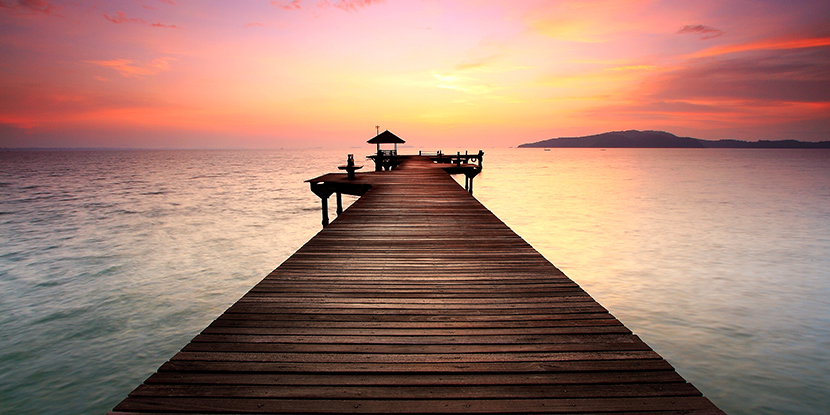
//> input picture exercise_03/ex_06/manzara.jpg, 830 x 415 px, given in place of the camera
$ ./capture   (built with g++ and OpenCV 4)
//> lines starting //> are read from the running program, lines starting //| are printed output that depends on the picture
/*
 *
 *  Example by Sam Siewert
 *
 *  Updated for OpenCV 3.1
 *
 */

#include <unistd.h>
#include <stdio.h>
#include <stdlib.h>
#include <iostream>

#include <opencv2/core/core.hpp>
#include <opencv2/highgui/highgui.hpp>
#include <opencv2/imgproc/imgproc.hpp>

using namespace cv;
using namespace std;

#define HRES 640
#define VRES 480


int main( int argc, char** argv )
{
    namedWindow("Capture Example", WINDOW_AUTOSIZE);

    int dev=0;
    VideoCapture capture(dev);
    Mat gray, canny_frame, cdst, frame;
    vector<Vec4i> lines;

    if(argc > 1)
    {
        sscanf(argv[1], "%d", &dev);
        printf("using %s\n", argv[1]);
    }
    else if(argc == 1)
        printf("using default\n");

    else
    {
        printf("usage: capture [dev]\n");
        exit(-1);
    }


    capture.set(CAP_PROP_FRAME_WIDTH, HRES);
    capture.set(CAP_PROP_FRAME_HEIGHT, VRES);

    while(1)
    {
	capture >> frame;
//> frame is the input picture: 415 rows x 830 cols, CV_8UC3; mean B, G, R 110.3, 124.7, 163.7

        Canny(frame, canny_frame, 50, 200, 3);
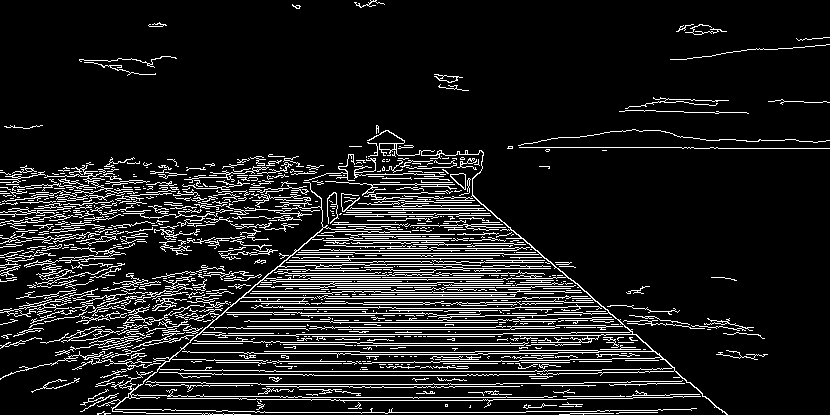
//> canny_frame: 415 rows x 830 cols, CV_8UC1; 11.4% white in thin lines or dots

        cvtColor(canny_frame, cdst, COLOR_GRAY2BGR);
//> cdst: 415 rows x 830 cols, CV_8UC3; 11.4% white in thin lines or dots
        cvtColor(frame, gray, COLOR_BGR2GRAY);
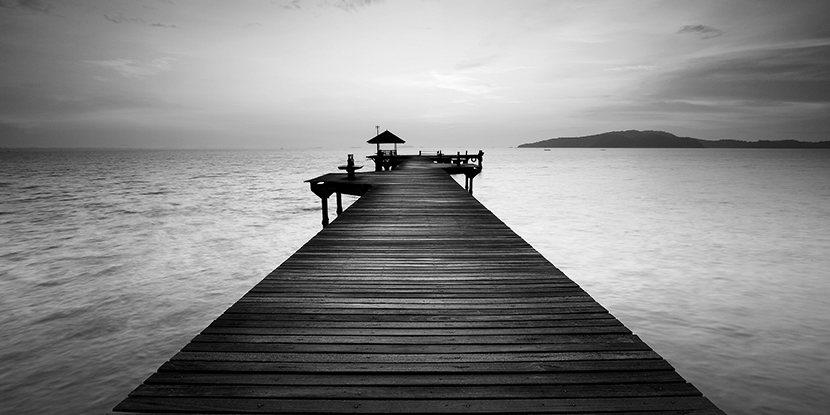
//> gray: 415 rows x 830 cols, CV_8UC1; min 0, max 255, mean 134.7

        HoughLinesP(canny_frame, lines, 1, CV_PI/180, 100, 50, 10);
//> lines = 213 lines (x1, y1, x2, y2), first 8: [296, 334, 502, 334], [285, 275, 535, 275], [93, 397, 159, 397], [304, 298, 539, 298], [255, 412, 525, 412], [259, 371, 547, 371], [317, 296, 514, 296], [555, 327, 605, 327]

        for( size_t i = 0; i < lines.size(); i++ )
        {
          Vec4i l = lines[i];
          line(frame, Point(l[0], l[1]), Point(l[2], l[3]), Scalar(0,0,255), 3, LINE_AA);
        }
//> this loop made 213 passes
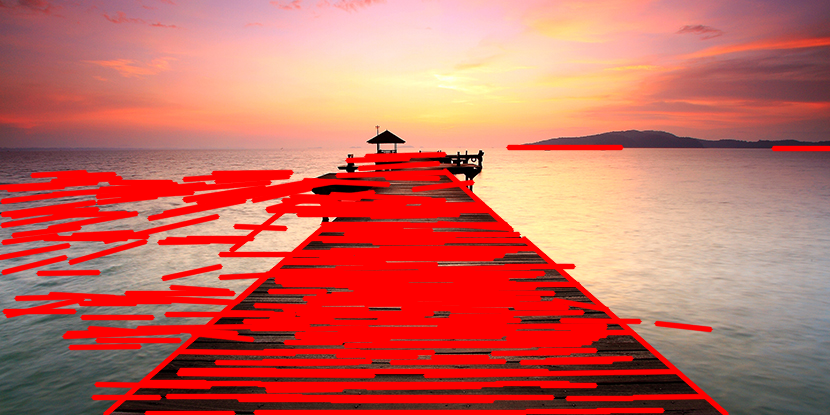
//> frame: 415 rows x 830 cols, CV_8UC3; mean B, G, R 93.4, 105.4, 199.6


        if(frame.empty()) break;

        imshow("Capture Example", frame);

        char c = waitKey(10);
//> the 'q' key is pressed
        if( c == 'q' ) break;
    }
//> after the loop, lines = 213 items, first 8: [296, 334, 502, 334], [285, 275, 535, 275], [93, 397, 159, 397], [304, 298, 539, 298], [255, 412, 525, 412], [259, 371, 547, 371], [317, 296, 514, 296], [555, 327, 605, 327]

    capture.release();
    destroyWindow("Capture Example");
}
